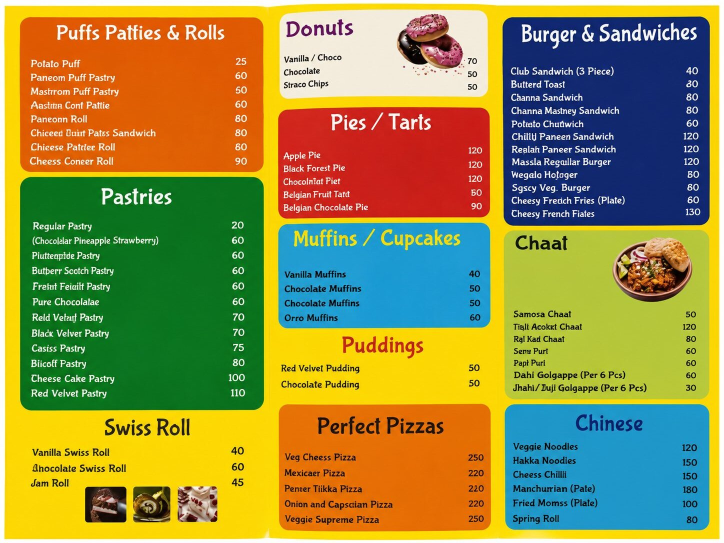
#> input picture ai/menu_digitization/input/images/menu1.jpg, 1448 x 1086 px (shown at 1/2 size)
$ python main.py
#> lines starting #> are read from the running program, lines starting #| are printed output that depends on the picture; after the words box and inside, x2 and y2 are one past the last pixel; in counts of white or black regions, pixels touching at a corner belong together
### ai/menu_digitization/config/paths.py
from pathlib import Path

BASE_DIR = Path(__file__).resolve().parents[1]

INPUT_DIR = BASE_DIR / "input"
INPUT_IMAGES_DIR = INPUT_DIR / "images"
INPUT_WATCH_DIR = INPUT_DIR / "watch"
INPUT_PROCESSING_DIR = INPUT_DIR / "processing"
INPUT_PROCESSED_DIR = INPUT_DIR / "processed"
INPUT_FAILED_DIR = INPUT_DIR / "failed"

OUTPUT_DIR = BASE_DIR / "output"
OUTPUT_TEXT_DIR = OUTPUT_DIR / "text"
OUTPUT_JSON_DIR = OUTPUT_DIR / "json"
OUTPUT_CSV_DIR = OUTPUT_DIR / "csv"

LOGS_DIR = BASE_DIR / "logs"


def create_required_dirs():
    folders = [
        INPUT_IMAGES_DIR,
        INPUT_WATCH_DIR,
        INPUT_PROCESSING_DIR,
        INPUT_PROCESSED_DIR,
        INPUT_FAILED_DIR,
        OUTPUT_TEXT_DIR,
        OUTPUT_JSON_DIR,
        OUTPUT_CSV_DIR,
        LOGS_DIR,
    ]

    for folder in folders:
        folder.mkdir(parents=True, exist_ok=True)

### ai/menu_digitization/preprocessing/image_loader.py
from pathlib import Path
import cv2

VALID_IMAGE_EXTENSIONS = {".jpg", ".jpeg", ".png", ".webp", ".bmp"}


def validate_image_path(image_path):
    image_path = Path(image_path)

    if not image_path.exists():
        raise FileNotFoundError(f"Image not found: {image_path}")

    if image_path.suffix.lower() not in VALID_IMAGE_EXTENSIONS:
        raise ValueError(
            f"Invalid image format: {image_path.suffix}. "
            f"Allowed formats: {VALID_IMAGE_EXTENSIONS}"
        )

    return image_path


def load_image(image_path):
    image_path = validate_image_path(image_path)

    image = cv2.imread(str(image_path))
#> image is the input picture: shape (1086, 1448, 3); mean B, G, R 70.8, 143.2, 149.8

    if image is None:
        raise ValueError(f"Unable to read image: {image_path}")

    return image

### ai/menu_digitization/preprocessing/image_enhancer.py
import cv2
import numpy as np


def resize_image(image, max_width=1600):
#> called with max_width = 1600
    height, width = image.shape[:2]
#> height = 1086; width = 1448

    if width <= max_width:
        return image

    scale = max_width / width
    new_height = int(height * scale)

    return cv2.resize(
        image,
        (max_width, new_height),
        interpolation=cv2.INTER_AREA
    )


def convert_to_grayscale(image):
    return cv2.cvtColor(image, cv2.COLOR_BGR2GRAY)
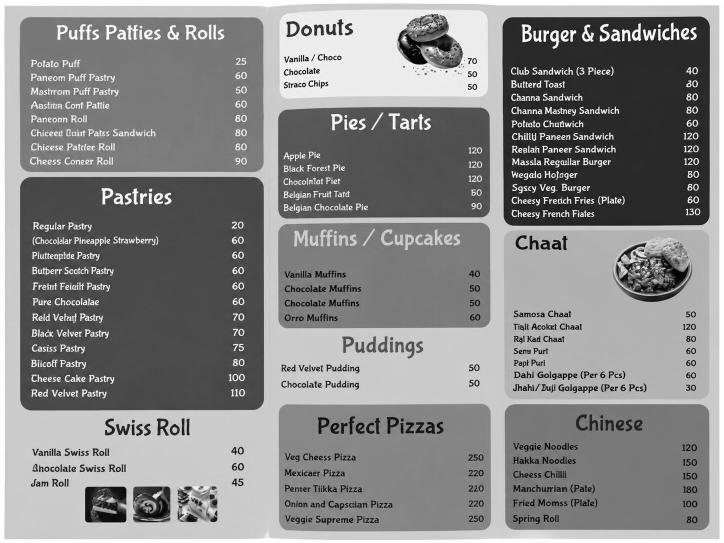
#> returned value: shape (1086, 1448) (shown at 1/2 size); min 0, max 255, mean 136.9


def denoise_image(gray_image):
    return cv2.fastNlMeansDenoising(
        gray_image,
        None,
        h=15,
        templateWindowSize=7,
        searchWindowSize=21
    )


def sharpen_image(gray_image):
    kernel = np.array([
        [0, -1, 0],
        [-1, 5, -1],
        [0, -1, 0]
    ])

    return cv2.filter2D(gray_image, -1, kernel)


def threshold_image(gray_image):
    return cv2.adaptiveThreshold(
        gray_image,
        255,
        cv2.ADAPTIVE_THRESH_GAUSSIAN_C,
        cv2.THRESH_BINARY,
        31,
        11
    )
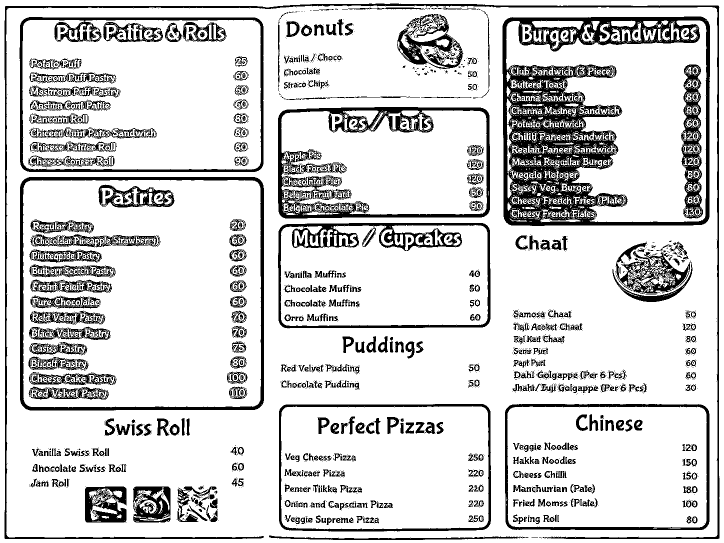
#> returned value: shape (1086, 1448) (shown at 1/2 size); 82.9% white; 2611 black regions (1920 under 20 px), largest, box (x1, y1, x2, y2) and area: (1005, 33, 1420, 452) 57887, (556, 214, 980, 437) 19147, (9, 7, 1439, 1078) 15903


def deskew_image(image):
    try:
        gray = image

        if len(image.shape) == 3:
            gray = cv2.cvtColor(image, cv2.COLOR_BGR2GRAY)

        inverted = cv2.bitwise_not(gray)
        coords = np.column_stack(np.where(inverted > 0))
#> coords = 269537 pairs, first value 7 to 1079, second value 9 to 1438

        if len(coords) == 0:
            return image

        angle = cv2.minAreaRect(coords)[-1]
#> angle = -90

        if angle < -45:
            angle = -(90 + angle)
#> angle = 0
        else:
            angle = -angle

        if abs(angle) > 15:
            return image

        height, width = image.shape[:2]
#> height = 1086; width = 1448
        center = (width // 2, height // 2)
#> center = (724, 543)

        rotation_matrix = cv2.getRotationMatrix2D(center, angle, 1.0)
#> rotation_matrix = [[1, 0, 0], [0, 1, 0]]

        return cv2.warpAffine(
            image,
            rotation_matrix,
            (width, height),
            flags=cv2.INTER_CUBIC,
            borderMode=cv2.BORDER_REPLICATE
        )

    except Exception:
        return image

### ai/menu_digitization/preprocessing/preprocess_pipeline.py
from pathlib import Path
import cv2

from config.paths import INPUT_PROCESSED_DIR
from preprocessing.image_loader import load_image
from preprocessing.image_enhancer import (
    resize_image,
    convert_to_grayscale,
    denoise_image,
    sharpen_image,
    threshold_image,
    deskew_image,
)


def preprocess_image(image_path, save_output=True):
    image_path = Path(image_path)

    original_image = load_image(image_path)

    resized = resize_image(original_image)
    gray = convert_to_grayscale(resized)
    denoised = denoise_image(gray)
    sharpened = sharpen_image(denoised)
    thresholded = threshold_image(sharpened)
    final_image = deskew_image(thresholded)

    output_path = None

    if save_output:
        INPUT_PROCESSED_DIR.mkdir(parents=True, exist_ok=True)

        output_filename = f"{image_path.stem}_processed.png"
        output_path = INPUT_PROCESSED_DIR / output_filename

        cv2.imwrite(str(output_path), final_image)

    return {
        "original_path": str(image_path),
        "processed_path": str(output_path) if output_path else None,
        "image": final_image,
        "shape": final_image.shape,
    }

### ai/menu_digitization/ocr/ocr_engine.py
import os
from pathlib import Path

os.environ["FLAGS_use_mkldnn"] = "0"
os.environ["FLAGS_use_onednn"] = "0"
os.environ["FLAGS_enable_pir_api"] = "0"

from paddleocr import PaddleOCR


class OCREngine:
    def __init__(self, lang="en"):
        try:
            self.ocr = PaddleOCR(
                use_angle_cls=False,
                lang=lang,
                enable_mkldnn=False,
            )
        except TypeError:
            self.ocr = PaddleOCR(
                use_angle_cls=False,
                lang=lang,
            )

    def extract_text(self, image_path):
        layout_items = self.extract_layout(image_path)
        return [item["text"] for item in layout_items]

    # [38 lines left out: function extract_layout, not called in this run]

### ai/menu_digitization/main.py
from config.paths import (
    create_required_dirs,
    INPUT_IMAGES_DIR,
    OUTPUT_TEXT_DIR,
    OUTPUT_JSON_DIR,
    OUTPUT_CSV_DIR,
)

from preprocessing.preprocess_pipeline import preprocess_image
from ocr.ocr_engine import OCREngine
from menu_parser.layout_parser import parse_layout_items
from menu_parser.correction import correct_menu_items
from app_utils.file_writer import save_json, save_csv


def main():
    print("Menu Digitization AI - Phase 6 Started")

    create_required_dirs()

    image_path = INPUT_IMAGES_DIR / "menu1.jpg"

    if not image_path.exists():
        print("Please add a menu image here:")
        print(image_path)
        return

    preprocess_result = preprocess_image(image_path)
#> preprocess_result = 4 items
    processed_image_path = preprocess_result["processed_path"]

    print("Image preprocessing completed successfully.")
    print("Processed image:", processed_image_path)
#| Processed image: ai/menu_digitization/input/processed/menu1_processed.png

    print("Loading PaddleOCR...")
    ocr_engine = OCREngine(lang="en")

    print("Extracting OCR layout with coordinates...")
    layout_items = ocr_engine.extract_layout(processed_image_path)

    print("Total OCR boxes detected:", len(layout_items))

    OUTPUT_TEXT_DIR.mkdir(parents=True, exist_ok=True)
    OUTPUT_JSON_DIR.mkdir(parents=True, exist_ok=True)
    OUTPUT_CSV_DIR.mkdir(parents=True, exist_ok=True)

    text_output_path = OUTPUT_TEXT_DIR / f"{image_path.stem}_layout.txt"
    raw_layout_json_path = OUTPUT_JSON_DIR / f"{image_path.stem}_ocr_layout.json"

    with open(text_output_path, "w", encoding="utf-8") as file:
        for item in layout_items:
            file.write(
                f"{item['text']} | x={item['x_center']:.2f} | y={item['y_center']:.2f}\n"
            )

    save_json(layout_items, raw_layout_json_path)

    print("OCR layout text saved at:", text_output_path)
    print("OCR layout JSON saved at:", raw_layout_json_path)

    print("Parsing layout-aware menu data...")
    menu_items = parse_layout_items(layout_items)

    print("Applying OCR correction system...")
    final_menu_items = correct_menu_items(menu_items)

    final_json_path = OUTPUT_JSON_DIR / f"{image_path.stem}_final.json"
    final_csv_path = OUTPUT_CSV_DIR / f"{image_path.stem}_final.csv"

    save_json(final_menu_items, final_json_path)
    save_csv(final_menu_items, final_csv_path)

    print("\nFinal Corrected Menu Items")
    print("-" * 70)

    for item in final_menu_items:
        name = item.get("name", "")
        original_name = item.get("original_name", "")
        category = item.get("category", "Uncategorized")
        price = item.get("price", "")
        column = item.get("column", "-")

        if original_name and original_name != name:
            print(
                f"{name} | {category} | Rs.{price} | Col {column} | OCR: {original_name}"
            )
        else:
            print(
                f"{name} | {category} | Rs.{price} | Col {column}"
            )

    print("-" * 70)
    print("Total final items:", len(final_menu_items))
    print("Final JSON saved at:", final_json_path)
    print("Final CSV saved at:", final_csv_path)


if __name__ == "__main__":
    main()
#> (the call stopped at in __init__, `self.ocr = PaddleOCR( use_angle_cls=False, lang=lang, enable_mkldnn=Fa..`: paddleocr is not available in this run)
